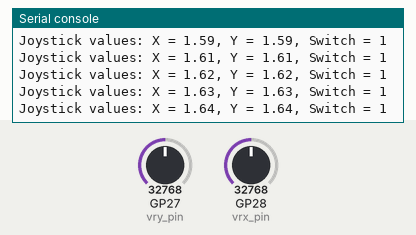
Recording of a program running on a simulated Raspberry Pi Pico running MicroPython. Parts: the last lines printed to the serial console. The test bench sets the inputs (shaded band); at power-on: GP27 (vry_pin) = 32768, GP28 (vrx_pin) = 32768 (analog values on the 0–65535 scale).

Above: at 4.2 s.
4.3 s: GP27 (vry_pin) set to 45874
At 4.36 s:
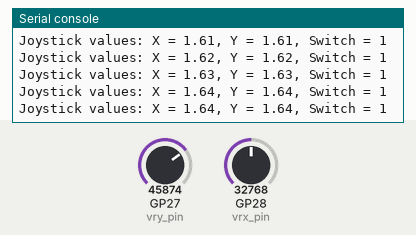
5.8 s: GP28 (vrx_pin) set to 45874
At 5.97 s:
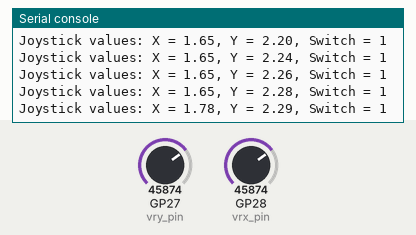
7.3 s: GP27 (vry_pin) set to 57670
At 7.37 s:
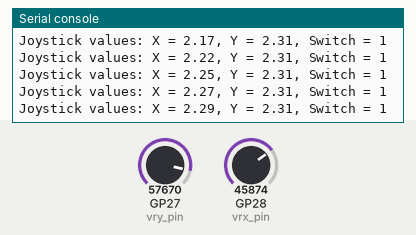
8.8 s: GP28 (vrx_pin) set to 57670
At 8.98 s:
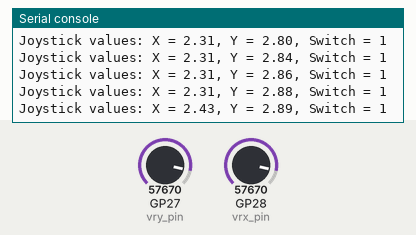
Timing chart, 0 to 11.3 s (numbered marks = the images above; inputs shaded):
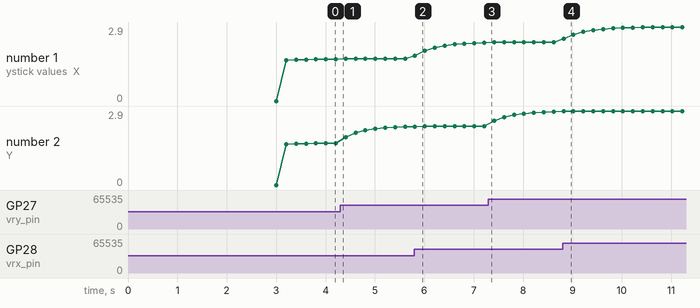

The program:

main.py
```python
# Python env   : MicroPython v1.23.0
# -*- coding: utf-8 -*-
# @Time    : 2024/8/27 下午10:02
# @Author  : 李清水
# @File    : main.py
# @Description : ADC类实验，读取摇杆两端电压

# ======================================== 导入相关模块 ========================================

# 导入时间相关模块
import time

# 导入摇杆驱动模块
from joystick import Joystick

# ======================================== 全局变量 ============================================

# ======================================== 功能函数 ============================================

# ======================================== 自定义类 ============================================

# ======================================== 初始化配置 ==========================================

# 延时3s等待设备上电完毕
time.sleep(3)
# 打印调试信息
print("FreakStudio : reading the voltage value of Joystick experiment")

# 创建摇杆实例，使用ADC0-GP27、ADC1-GP28作为Y轴和X轴
joystick = Joystick(vrx_pin=28, vry_pin=27, freq=10)

# ========================================  主程序  ===========================================

# 启动摇杆数据采集
joystick.start()
# 打印摇杆数据
try:
    while True:
        x_val, y_val, sw_val = joystick.get_values()
        print("Joystick values: X = {:.2f}, Y = {:.2f}, Switch = {}".format(x_val, y_val, sw_val))
        time.sleep(0.2)
except KeyboardInterrupt:
    print("Data collection completed")
finally:
    joystick.stop()
```

joystick.py
```python
# Python env   : MicroPython v1.23.0
# -*- coding: utf-8 -*-
# @Time    : 2024/7/3 下午9:34
# @Author  : 李清水
# @File    : joystick.py
# @Description : joystick 驱动模块

__version__ = "0.1.0"
__author__ = "ben0i0d"
__license__ = "MIT"
__platform__ = "MicroPython v1.23"

# ======================================== 导入相关模块 ========================================

# 导入硬件模块
from machine import ADC, Timer, Pin

# 导入访问和控制 MicroPython 内部结构的模块
import micropython

# ======================================== 全局变量 ============================================

# ======================================== 功能函数 ============================================

# ======================================== 自定义类 ============================================


class Joystick:
    """
    Joystick 类，用于通过 ADC 引脚采集摇杆的 X 轴、Y 轴电压值和按键状态，
    支持低通滤波与用户自定义回调函数处理采集数据。

    该类封装了 ADC 引脚和定时器的初始化，提供了启动、停止采集以及获取当前电压值的功能。

    Attributes:
        conversion_factor (float): 电压转换系数，用于将 ADC 原始值转换为实际电压值。
        adc_x (ADC): X 轴 ADC 实例。
        adc_y (ADC): Y 轴 ADC 实例。
        sw (Pin): 按键数字输入引脚实例。
        timer (Timer): 定时器实例，用于定期采集数据。
        freq (int): 定时器频率，单位 Hz。
        x_value (float): 当前采集的 X 轴电压值。
        y_value (float): 当前采集的 Y 轴电压值。
        sw_value (int): 当前采集的按键状态（0=按下，1=未按下）。
        callback (Optional[Callable[[tuple], None]]): 用户自定义回调函数，用于处理采集数据。
        filter_alpha (float): 低通滤波系数。
        filtered_x (float): 滤波后的 X 轴电压值。
        filtered_y (float): 滤波后的 Y 轴电压值。

    Methods:
        __init__(vrx_pin: int, vry_pin: int, vsw_pin: int, freq: int = 100, callback=None) -> None:
            初始化 Joystick 实例。
        start() -> None:
            启动数据采集。
        _timer_callback(timer: Timer) -> None:
            定时器回调函数，采集并处理摇杆数据。
        stop() -> None:
            停止数据采集。
        get_values() -> tuple:
            获取当前摇杆状态 (x_value, y_value, sw_value)。

    ==========================================

    Joystick class for reading X-axis, Y-axis voltage values and button state via ADC pins.
    Supports low-pass filtering and user-defined callback processing.

    Attributes:
        conversion_factor (float): Voltage conversion factor for converting raw ADC to actual voltage.
        adc_x (ADC): ADC instance for X-axis.
        adc_y (ADC): ADC instance for Y-axis.
        sw (Pin): Digital input pin instance for button.
        timer (Timer): Timer instance for periodic sampling.
        freq (int): Timer frequency in Hz.
        x_value (float): Current X-axis voltage.
        y_value (float): Current Y-axis voltage.
        sw_value (int): Current button state (0=pressed, 1=released).
        callback (Optional[Callable[[tuple], None]]): User-defined callback function for sampled data.
        filter_alpha (float): Low-pass filter coefficient.
        filtered_x (float): Filtered X-axis voltage.
        filtered_y (float): Filtered Y-axis voltage.

    Methods:
        __init__(vrx_pin: int, vry_pin: int, vsw_pin: int, freq: int = 100, callback=None) -> None:
            Initialize Joystick instance.
        start() -> None:
            Start data sampling.
        _timer_callback(timer: Timer) -> None:
            Timer callback for sampling and processing joystick data.
        stop() -> None:
            Stop data sampling.
        get_values() -> tuple:
            Get current joystick state (x_value, y_value, sw_value).
    """

    # 电压转换系数
    conversion_factor = 3.3 / (65535)

    def __init__(self, vrx_pin: int, vry_pin: int, vsw_pin: int = None, freq: int = 100, callback: callable[[tuple], None] = None) -> None:
        """
        初始化 Joystick 实例。

        Args:
            vrx_pin (int): X 轴 ADC 引脚编号。
            vry_pin (int): Y 轴 ADC 引脚编号。
            vsw_pin (int): 按键数字输入引脚编号。
            freq (int): 定时器频率，默认 100Hz。
            callback (Optional[Callable[[tuple], None]]): 用户自定义回调函数。

        ==========================================

        Initialize Joystick instance.

        Args:
            vrx_pin (int): ADC pin number for X-axis.
            vry_pin (int): ADC pin number for Y-axis.
            vsw_pin (int): Digital input pin number for button.
            freq (int): Timer frequency, default 100Hz.
            callback (Optional[Callable[[tuple], None]]): User-defined callback function.
        """
        # 初始化ADC引脚
        self.adc_x = ADC(vrx_pin)
        self.adc_y = ADC(vry_pin)
        # 初始化按键引脚
        if vsw_pin is not None:
            self.sw = Pin(vsw_pin, Pin.IN, Pin.PULL_UP)

        # 初始化定时器
        self.timer = Timer(-1)
        self.freq = freq

        # 保存采集到的值
        self.x_value = 0
        self.y_value = 0
        self.sw_value = 1

        # 引用用户自定义的回调函数
        self.callback = callback

        # 初始化滤波器参数
        # 低通滤波系数
        self.filter_alpha = 0.2
        # 初始值为中间值
        self.filtered_x = 1.55
        # 初始值为中间值
        self.filtered_y = 1.55

    def start(self) -> None:
        """
        启动摇杆数据采集。

        Notes:
            定时器将按照设定频率周期性采集 X 轴、Y 轴和按键状态。

        ==========================================

        Start joystick data sampling.

        Notes:
            The timer periodically samples X-axis, Y-axis and button state at the given frequency.
        """
        self.timer.init(period=int(1000 / self.freq), mode=Timer.PERIODIC, callback=self._timer_callback)

    def _timer_callback(self, timer: Timer) -> None:
        """
        定时器回调函数，采集并处理摇杆数据。

        Args:
            timer (Timer): 定时器对象。

        Notes:
            使用低通滤波更新电压值，并调用用户定义的回调函数。
            回调函数通过 micropython.schedule 安排执行（ISR-safe）。

        ==========================================

        Timer callback for sampling and processing joystick data.

        Args:
            timer (Timer): Timer object.

        Notes:
            Uses low-pass filtering to update voltage values and schedules user callback.
            Callback is scheduled via micropython.schedule (ISR-safe).
        """
        # 读取X轴和Y轴的ADC值
        raw_x = self.adc_x.read_u16() * Joystick.conversion_factor
        raw_y = self.adc_y.read_u16() * Joystick.conversion_factor
        # 低通滤波
        self.filtered_x = self.filter_alpha * raw_x + (1 - self.filter_alpha) * self.filtered_x
        self.filtered_y = self.filter_alpha * raw_y + (1 - self.filter_alpha) * self.filtered_y
        # 更新值
        self.x_value = self.filtered_x
        self.y_value = self.filtered_y
        # 读取按键状态，按下为0，未按下为1
        if hasattr(self, "sw"):
            self.sw_value = self.sw.value()

        # 调用用户自定义回调函数，传递采集到的X轴、Y轴电压值和按键状态
        if self.callback is not None:
            micropython.schedule(self.callback, (self.x_value, self.y_value, self.sw_value))

    def stop(self) -> None:
        """
        停止摇杆数据采集。

        ==========================================

        Stop joystick data sampling.
        """
        self.timer.deinit()

    def get_values(self) -> tuple:
        """
        获取当前摇杆状态。

        Returns:
            tuple: (x_value, y_value, sw_value)，包含滤波后的 X 轴电压、
                   Y 轴电压和按键状态。

        ==========================================

        Get current joystick state.

        Returns:
            tuple: (x_value, y_value, sw_value), including filtered X-axis voltage,
                   Y-axis voltage and button state.
        """
        return self.x_value, self.y_value, self.sw_value


# ======================================== 初始化配置 ==========================================

# ========================================  主程序  ============================================
```

Measured:
- after the input at 5.8 s, the serial console: prints a new line at once (image 2)
- after the input at 8.8 s, the serial console: prints a new line at once (image 4)
- plotted number 2: 1.64 → 2.28 after the input at 4.3 s, 2.31 → 2.88 after the input at 7.3 s
